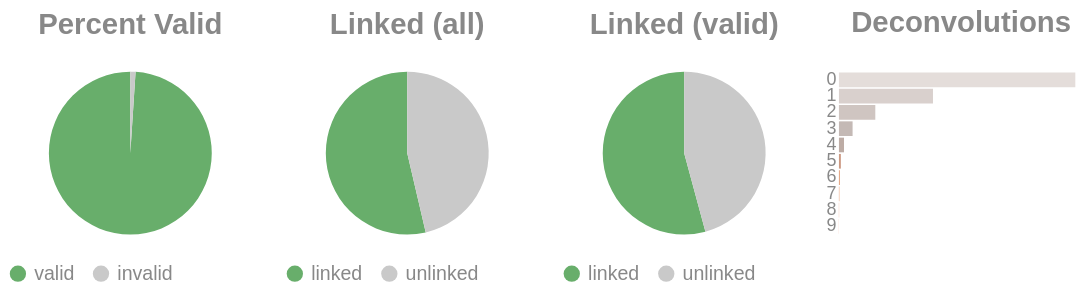

Notebook code cell kept with this figure:
### Code cell
if SKIPLR:
    pass
else:
    clash = Counter()
    for i in valids['molecule'].to_list():
        _mol = i.split("-")
        if len(_mol) == 1:
            clash.update('0')
        else:
            clash.update(_mol[-1])

    _d = {"deconvolutions": [], 'count': []}
    for k,v in clash.items():
        _d['deconvolutions'].append(k)
        _d['count'].append(v)

    tot_valid = valids['reads'].sum()
    mask = valids['reads'] >= 2
    n_linked_reads = valids.filter(mask)['reads'].sum()
    if n_linked_reads == 0:
        print_html("No linked molecules (>=2 reads) were detected; skipping linked-only distributions.")
        SKIPLR = True
    else:
        perc_valid = round(tot_valid / n_reads, 4)
        linked_perc_abs = round(n_linked_reads / n_reads, 4)
        linked_perc = round(n_linked_reads / tot_valid, 4)

    _valid = pl.DataFrame({"valids": ['valid', 'invalid'], "count": [tot_valid, n_reads - tot_valid]})
    _linked_abs = pl.DataFrame({"linked (absolute)": ['linked', 'unlinked'], "count": [n_linked_reads, n_reads - n_linked_reads]})
    _linked_rel = pl.DataFrame({"linked (valids)": ['linked', 'unlinked'], "count": [n_linked_reads, tot_valid - n_linked_reads]})

    (
        alt.hconcat(
            piechart(_valid, goodval = 'valid', title = "Percent Valid"),
            piechart(_linked_abs, goodval = "linked", title =  "Linked (all)"),
            piechart(_linked_rel, goodval = "linked", title =  "Linked (valid)"),
            convolutionbar(pl.DataFrame(_d), title = "Deconvolutions"),
            center = True,
            bounds = 'flush'
        )
        .resolve_scale(color='independent')
        .resolve_legend('independent')
        .properties(usermeta={'embedOptions': {"actions": False}})
    ).display()

### Figure 1 — Vega-Lite specification as saved in the notebook (floating-point values rounded to 4 significant figures)
{"width": "container", "height": 400, "config": {"title": {"anchor": "start", "dy": -15, "fontSize": 18, "color": "#888888", "subtitleColor": "#888888", "subtitleFontSize": 14}, "arc": {"fill": "#0072B2"}, "axis": {"domainColor": "#888888", "domainWidth": 0.5, "gridWidth": 0.2, "grid": false, "titleFontWeight": 400, "titleFontSize": 15, "labelFontSize": 11, "labelColor": "#888888", "tickColor": "#888888", "tickWidth": 0.2, "titleColor": "#888888"}, "axisBand": {"grid": false}, "axisX": {"grid": true, "tickSize": 10, "domainCap": "round"}, "axisY": {"domain": false, "grid": true, "tickSize": 0, "domainCap": "round"}, "background": "transparent", "header": {"labelFontSize": 15, "labelColor": "#888888", "titleFontSize": 15, "titleFontWeight": 600, "titleColor": "#888888"}, "legend": {"labelFont": "sans-serif", "labelFontSize": 12, "labelColor": "#888888", "symbolSize": 100, "symbolType": "circle", "titleFontSize": 12, "titlePadding": 10, "titleColor": "#888888", "title": null}, "range": {"category": ["#E69F00", "#56B4E9", "#009E73", "#F0E442", "#0072B2", "#D55E00", "#CC79A7", "#000000"], "diverging": ["#cfe8f3", "#a2d4ec", "#73bfe2", "#46abdb", "#1696d2", "#12719e"]}, "area": {"fill": "#0072B2", "fillOpacity": 0.7, "line": true, "strokeOpacity": 0.7}, "line": {"color": "#0072B2", "stroke": "#0072B2", "strokeWidth": 2}, "trail": {"color": "#0072B2", "stroke": "#0072B2", "strokeWidth": 0, "size": 1}, "point": {"filled": true, "fillOpacity": 1.0, "size": 95}, "text": {"color": "#888888", "fontSize": 11, "align": "right", "fontWeight": 400, "size": 11}, "bar": {"fill": "#0072B2", "stroke": null}, "view": {"stroke": null, "continuousWidth": 660, "continuousHeight": 400}}, "hconcat": [{"data": {"name": "data-17468e0967cf0a470c0316744c2a2bc8"}, "mark": {"type": "arc"}, "encoding": {"color": {"field": "valids", "legend": {"orient": "bottom", "title": null}, "scale": {"domain": ["valid", "invalid"], "range": ["#68ae6b", "#C9C9C9"]}, "title": "Valids", "type": "nominal"}, "theta": {"field": "count", "type": "quantitative"}, "tooltip": [{"field": "valids", "title": "Valids", "type": "ordinal"}, {"field": "percent", "format": ".2%", "title": "Percent", "type": "quantitative"}, {"field": "count", "title": "Count", "type": "quantitative"}]}, "height": 100, "title": {"text": "Percent Valid", "align": "center", "anchor": "middle"}, "transform": [{"calculate": "datum.count / 3451787", "as": "percent"}], "width": 150}, {"data": {"name": "data-eedfe92d2081da5000965b37383b9226"}, "mark": {"type": "arc"}, "encoding": {"color": {"field": "linked (absolute)", "legend": {"orient": "bottom", "title": null}, "scale": {"domain": ["linked", "unlinked"], "range": ["#68ae6b", "#C9C9C9"]}, "title": "Linked (Absolute)", "type": "nominal"}, "theta": {"field": "count", "type": "quantitative"}, "tooltip": [{"field": "linked (absolute)", "title": "Linked (Absolute)", "type": "ordinal"}, {"field": "percent", "format": ".2%", "title": "Percent", "type": "quantitative"}, {"field": "count", "title": "Count", "type": "quantitative"}]}, "height": 100, "title": {"text": "Linked (all)", "align": "center", "anchor": "middle"}, "transform": [{"calculate": "datum.count / 3451787", "as": "percent"}], "width": 150}, {"data": {"name": "data-c051ace2c4b9bdfb27e801163025442e"}, "mark": {"type": "arc"}, "encoding": {"color": {"field": "linked (valids)", "legend": {"orient": "bottom", "title": null}, "scale": {"domain": ["linked", "unlinked"], "range": ["#68ae6b", "#C9C9C9"]}, "title": "Linked (Valids)", "type": "nominal"}, "theta": {"field": "count", "type": "quantitative"}, "tooltip": [{"field": "linked (valids)", "title": "Linked (Valids)", "type": "ordinal"}, {"field": "percent", "format": ".2%", "title": "Percent", "type": "quantitative"}, {"field": "count", "title": "Count", "type": "quantitative"}]}, "height": 100, "title": {"text": "Linked (valid)", "align": "center", "anchor": "middle"}, "transform": [{"calculate": "datum.count / 3416236", "as": "percent"}], "width": 150}, {"data": {"name": "data-3db48c352b8c7e58ed971201590231ac"}, "mark": {"type": "bar"}, "encoding": {"color": {"field": "deconvolutions", "legend": null, "scale": {"scheme": "lightgreyred"}, "type": "nominal"}, "tooltip": [{"field": "deconvolutions", "title": "Deconvolutions", "type": "ordinal"}, {"field": "percent", "format": ".2%", "title": "Percent", "type": "quantitative"}, {"field": "count", "title": "Count", "type": "quantitative"}], "x": {"axis": null, "field": "count", "type": "quantitative"}, "y": {"field": "deconvolutions", "sort": "ascending", "title": null, "type": "nominal"}}, "height": 100, "title": {"text": "Deconvolutions", "align": "center", "anchor": "middle"}, "transform": [{"calculate": "datum.count / 2226879", "as": "percent"}], "width": 150}], "bounds": "flush", "center": true, "resolve": {"legend": {"angle": "independent"}, "scale": {"color": "independent"}}, "usermeta": {"embedOptions": {"actions": false}}, "$schema": "https://vega.github.io/schema/vega-lite/v6.4.1.json", "datasets": {"data-17468e0967cf0a470c0316744c2a2bc8": [{"valids": "valid", "count": 3416236}, {"valids": "invalid", "count": 35551}], "data-eedfe92d2081da5000965b37383b9226": [{"linked (absolute)": "linked", "count": 1851831}, {"linked (absolute)": "unlinked", "count": 1599956}], "data-c051ace2c4b9bdfb27e801163025442e": [{"linked (valids)": "linked", "count": 1851831}, {"linked (valids)": "unlinked", "count": 1564405}], "data-3db48c352b8c7e58ed971201590231ac": [{"deconvolutions": "0", "count": 1354344}, {"deconvolutions": "1", "count": 538813}, {"deconvolutions": "2", "count": 208403}, {"deconvolutions": "3", "count": 78210}, {"deconvolutions": "4", "count": 29071}, {"deconvolutions": "5", "count": 10977}, {"deconvolutions": "6", "count": 4283}, {"deconvolutions": "7", "count": 1740}, {"deconvolutions": "8", "count": 727}, {"deconvolutions": "9", "count": 311}]}}
